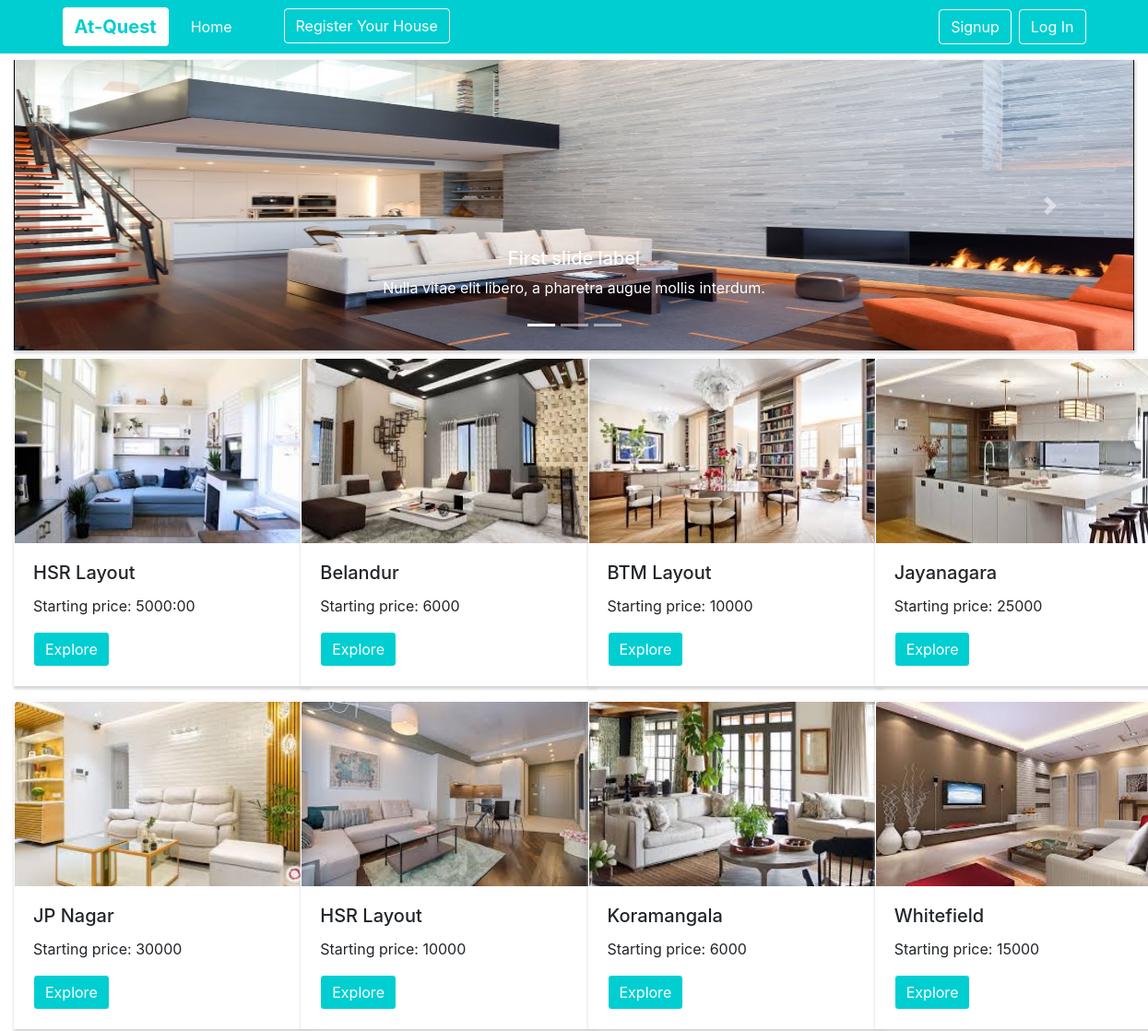
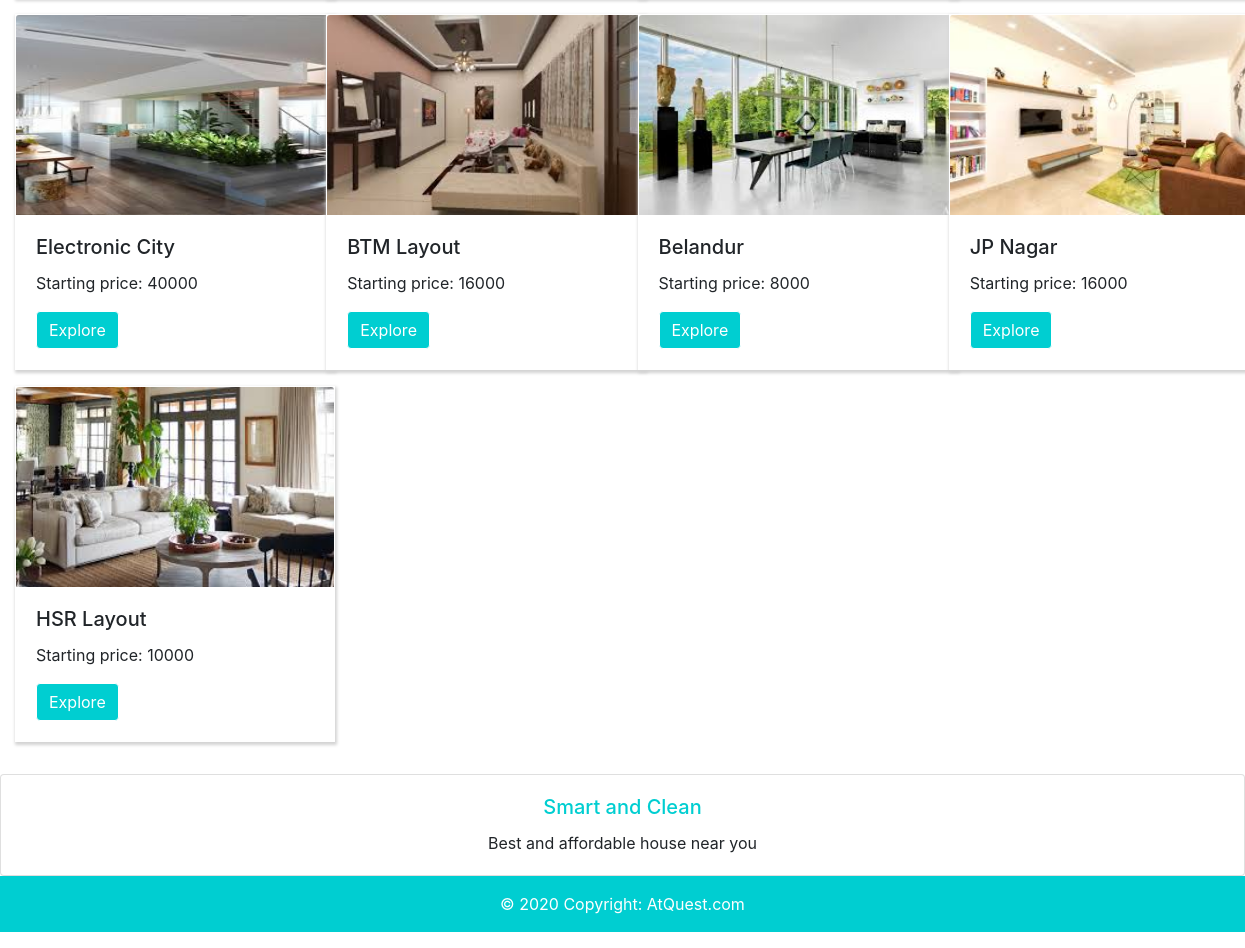
The page / on the database its author committed (2 pictures, top to bottom).
### houseowner/models.py (models this page shows)
class housedetail(models.Model):
    mid = models.AutoField
    bedrooms = models.IntegerField()
    bathrooms = models.IntegerField()
    area = models.CharField(max_length=30)
    expected_rent = models.CharField(max_length=50)
    expected_advance = models.CharField(max_length=50)
    image = models.ImageField(upload_to="houseowner/images")

### customer/views.py (the view)
# urls.py: path('', views.home, name='home'),
def home(request):
    product = housedetail.objects.all()
    return render(request, 'home.html', {'product': product})

### customer/templates/home.html (shortened to what this page needs)
{% extends 'base.html' %}
{% load staticfiles %}
{% block content %}
<div id="carouselExampleCaptions" class="carousel slide" data-ride="carousel" style=" border-color: white; box-shadow: 1px 2px 3px 1px #D3D3D3; border-radius: 0px;">
  <ol class="carousel-indicators">
    <li data-target="#carouselExampleCaptions" data-slide-to="0" class="active"></li>
    <li data-target="#carouselExampleCaptions" data-slide-to="1"></li>
    <li data-target="#carouselExampleCaptions" data-slide-to="2"></li>
  </ol>
  <div class="carousel-inner">
    <div class="carousel-item active">
      <img src="{% static '/images/image1.jpg' %}" height="315" class="d-block w-100" alt="...">
      <div class="carousel-caption d-none d-md-block">
        <h5>First slide label</h5>
        <p>Nulla vitae elit libero, a pharetra augue mollis interdum.</p>
      </div>
    </div>
  </div>
  <a class="carousel-control-prev" href="#carouselExampleCaptions" role="button" data-slide="prev">
    <span class="carousel-control-prev-icon" aria-hidden="true"></span>
  </a>
  <a class="carousel-control-next" href="#carouselExampleCaptions" role="button" data-slide="next">
    <span class="carousel-control-next-icon" aria-hidden="true"></span>
  </a>
</div>
  <div class="row">
    {% for i in product %}
    <div class="col-3   py-2">
    <div class=" card mx-0 px-0 " style="width: 20rem; border-color: white; box-shadow: 1px 2px 3px 1px #D3D3D3; border-radius: 0px;">
      <img src='/media/{{i.image}}' height="200px"  class="card-img-top zoom" alt="...">
      <div class="card-body">
        <h5 class="card-title">{{ i.area }}</h5>
        <p class="card-text">Starting price: {{i.expected_rent}}</p>
        <a href="/product/{{i.id}}" class="btn " style="background-color: #00CED1; color: white; border-color: white;">Explore </a>
      </div>
    </div>
    </div>
    {% endfor %}
  </div>
{% endblock %}

### customer/templates/base.html (shortened to what this page needs)
<!doctype html>
<html lang="en">
<head>
    <link rel="stylesheet" href="https://maxcdn.bootstrapcdn.com/bootstrap/4.0.0/css/bootstrap.min.css"
>
</head>
<body>
<nav class="navbar navbar-expand-lg fixed-top navbar-light  pb-2 mb-5" style="background-color: #00CED1; color: white;">
    <div class="container">
        <a class="navbar-brand btn " href="{% url 'home' %}" style="color:#00CED1; background-color: white;  font-size: 20px;"><b>At-Quest</b></a>
        <div class="collapse navbar-collapse" id="navbarSupportedContent">
            <ul class="navbar-nav mr-auto">
                <li class="nav-item active">
                    <a class="nav-link" href="{% url 'home' %}" style="color:white;">Home</a>
                </li>
              {% if user.is_authenticated %}
                {% else %}
              <li class="nav-item">
                    <a class="btn mr-0 ml-5" href="{% url 'add_house' %}" style="background-color: #00CED1; color: white; border-color: white;">Register Your House</a>
                </li>
              {% endif %}
            </ul>
            {% if user.is_authenticated %}
              <ul class="navbar-nav">
                  <li class="nav-item dropdown">
                      <a class="nav-link dropdown-toggle btn" style="background-color: #00CED1; color: white; border-color: white;" href="#" id="navbarDropdown" role="button"
                         data-toggle="dropdown" aria-haspopup="true" aria-expanded="false">
                          <strong style="color:white; text-transform: capitalize;" > {{ user.username }} </strong>
                      </a>
                      <div class="dropdown-menu dropdown-menu-right" aria-labelledby="navbarDropdown">
                          <a class="dropdown-item" href="{% url 'password_change' %}">Change Password</a>
                          <div class="dropdown-divider"></div>
                          <a class="dropdown-item" href="{% url 'logout' %}">Logout</a>
                          <div class="dropdown-divider"></div>
                          <a class="dropdown-item" href="{% url 'secret' %}">Generate Ticket</a>
                          <div class="dropdown-divider"></div>
                          <a class="dropdown-item" href="{% url 'see_ticket' %}">Status Ticket</a>
                      </div>
                  </li>
              </ul>
            {% else %}
            <form class="form-inline my-2 my-lg-0">
                <a href="{% url 'signup' %}" class="btn  mr-2" style="background-color: #00CED1; color: white; border-color: white;" >Signup</a>
                <a href="{% url 'login' %}" class="btn " style="background-color: #00CED1; color: white; border-color: white;">Log In</a>
            </form>
            {% endif %}
        </div>
    </div>
</nav>
<div class="container-fluid " style="margin-top: 65px;">
    {% block content %}
    {% endblock %}
</div>
<footer class="page-footer font-small  special-color-dark pt-4">
 <div class="card text-center">
  <div class="card-body">
    <h5 class="card-title" style="color:#00CED1;">Smart and Clean</h5>
    <p class="card-text">Best and affordable house near you</p>
  </div>
</div>
  <div class="footer-copyright text-center py-3 mb-3"style="background-color: #00CED1; color: white; ">© 2020 Copyright:
    <a href="#" style=" color: white;"> AtQuest.com</a>
  </div>
</footer>
</body>
</html>

### rows shown on the page
housedetail: image (picture), area "HSR Layout", expected_rent "5000:00"
housedetail: image (picture), area "Belandur", expected_rent "6000"
housedetail: image (picture), area "BTM Layout", expected_rent "10000"
housedetail: image (picture), area "Jayanagara", expected_rent "25000"
housedetail: image (picture), area "JP Nagar", expected_rent "30000"
housedetail: image (picture), area "HSR Layout", expected_rent "10000"
housedetail: image (picture), area "Koramangala", expected_rent "6000"
housedetail: image (picture), area "Whitefield", expected_rent "15000"
housedetail: image (picture), area "Electronic City", expected_rent "40000"
housedetail: image (picture), area "BTM Layout", expected_rent "16000"
housedetail: image (picture), area "Belandur", expected_rent "8000"
housedetail: image (picture), area "JP Nagar", expected_rent "16000"
housedetail: image (picture), area "HSR Layout", expected_rent "10000"
